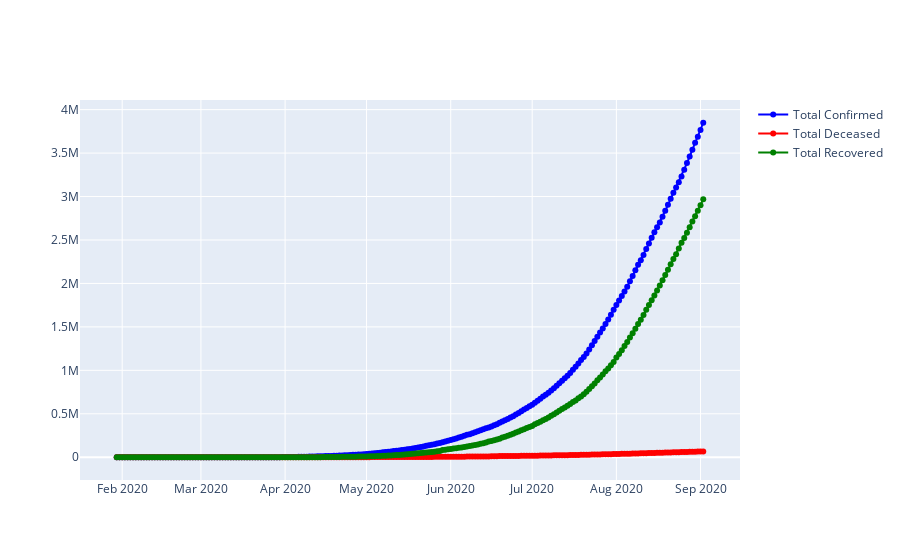

Notebook source saved alongside this figure:
### Code cell
fig = go.Figure()
fig.add_trace(go.Scatter(x=df_time_series['Date'],y=df_time_series['Total Confirmed'],mode='lines+markers',name='Total Confirmed',line=dict(color='blue')))
fig.add_trace(go.Scatter(x=df_time_series['Date'],y=df_time_series['Total Deceased'],mode='lines+markers',name='Total Deceased',line=dict(color='red')))
fig.add_trace(go.Scatter(x=df_time_series['Date'],y=df_time_series['Total Recovered'],mode='lines+markers',name='Total Recovered',line=dict(color='green')))

### Figure 1 — Plotly figure (JSON) as saved in the notebook; plotly's stock layout.template omitted (floating-point values rounded to 4 significant figures; data arrays with more than 128 entries replaced by an {"elided": "..."} marker saying what was removed)
{"data": [{"line": {"color": "blue"}, "mode": "lines+markers", "name": "Total Confirmed", "type": "scatter", "x": {"elided": "217 str values"}, "y": {"elided": "217 int values"}}, {"line": {"color": "red"}, "mode": "lines+markers", "name": "Total Deceased", "type": "scatter", "x": {"elided": "217 str values"}, "y": {"elided": "217 int values"}}, {"line": {"color": "green"}, "mode": "lines+markers", "name": "Total Recovered", "type": "scatter", "x": {"elided": "217 str values"}, "y": {"elided": "217 int values"}}], "layout": {}}
